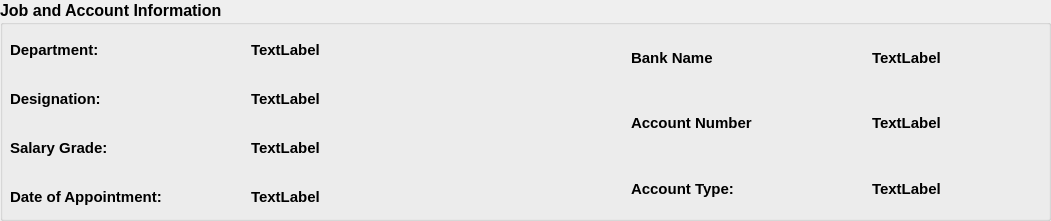
              <widget class="QGroupBox" name="groupBox_9">
               <property name="geometry">
                <rect>
                 <x>10</x>
                 <y>360</y>
                 <width>1051</width>
                 <height>221</height>
                </rect>
               </property>
               <property name="font">
                <font>
                 <pointsize>12</pointsize>
                 <weight>75</weight>
                 <bold>true</bold>
                </font>
               </property>
               <property name="title">
                <string>Job and Account Information</string>
               </property>
               <widget class="QWidget" name="layoutWidget_4">
                <property name="geometry">
                 <rect>
                  <x>10</x>
                  <y>20</y>
                  <width>931</width>
                  <height>191</height>
                 </rect>
                </property>
                <layout class="QGridLayout" name="gridLayout_31">
                 <property name="topMargin">
                  <number>15</number>
                 </property>
                 <property name="verticalSpacing">
                  <number>20</number>
                 </property>
                 <item row="0" column="0">
                  <layout class="QHBoxLayout" name="horizontalLayout_9">
                   <item>
                    <layout class="QVBoxLayout" name="verticalLayout_11">
                     <property name="spacing">
                      <number>20</number>
                     </property>
                     <item>
                      <layout class="QHBoxLayout" name="horizontalLayout_37">
                       <item>
                        <widget class="QLabel" name="label_114">
                         <property name="font">
                          <font>
                           <pointsize>11</pointsize>
                          </font>
                         </property>
                         <property name="text">
                          <string>Department:</string>
                         </property>
                        </widget>
                       </item>
                       <item>
                        <spacer name="horizontalSpacer_46">
                         <property name="orientation">
                          <enum>Qt::Horizontal</enum>
                         </property>
                         <property name="sizeHint" stdset="0">
                          <size>
                           <width>28</width>
                           <height>20</height>
                          </size>
                         </property>
                        </spacer>
                       </item>
                       <item>
                        <widget class="QLabel" name="profDeptLbl">
                         <property name="font">
                          <font>
                           <pointsize>11</pointsize>
                          </font>
                         </property>
                         <property name="text">
                          <string>TextLabel</string>
                         </property>
                        </widget>
                       </item>
                      </layout>
                     </item>
                     <item>
                      <layout class="QHBoxLayout" name="horizontalLayout_38">
                       <item>
                        <widget class="QLabel" name="label_116">
                         <property name="font">
                          <font>
                           <pointsize>11</pointsize>
                          </font>
                         </property>
                         <property name="text">
                          <string>Designation:</string>
                         </property>
                        </widget>
                       </item>
                       <item>
                        <spacer name="horizontalSpacer_47">
                         <property name="orientation">
                          <enum>Qt::Horizontal</enum>
                         </property>
                         <property name="sizeHint" stdset="0">
                          <size>
                           <width>28</width>
                           <height>20</height>
                          </size>
                         </property>
                        </spacer>
                       </item>
                       <item>
                        <widget class="QLabel" name="profDesignationLbl">
                         <property name="font">
                          <font>
                           <pointsize>11</pointsize>
                          </font>
                         </property>
                         <property name="text">
                          <string>TextLabel</string>
                         </property>
                        </widget>
                       </item>
                      </layout>
                     </item>
                     <item>
                      <layout class="QHBoxLayout" name="horizontalLayout_39">
                       <item>
                        <widget class="QLabel" name="label_118">
                         <property name="font">
                          <font>
                           <pointsize>11</pointsize>
                          </font>
                         </property>
                         <property name="text">
                          <string>Salary Grade:</string>
                         </property>
                        </widget>
                       </item>
                       <item>
                        <spacer name="horizontalSpacer_48">
                         <property name="orientation">
                          <enum>Qt::Horizontal</enum>
                         </property>
                         <property name="sizeHint" stdset="0">
                          <size>
                           <width>28</width>
                           <height>20</height>
                          </size>
                         </property>
                        </spacer>
                       </item>
                       <item>
                        <widget class="QLabel" name="profSalaryGradeLbl">
                         <property name="font">
                          <font>
                           <pointsize>11</pointsize>
                          </font>
                         </property>
                         <property name="text">
                          <string>TextLabel</string>
                         </property>
                        </widget>
                       </item>
                      </layout>
                     </item>
                     <item>
                      <layout class="QHBoxLayout" name="horizontalLayout_40">
                       <item>
                        <widget class="QLabel" name="label_120">
                         <property name="font">
                          <font>
                           <pointsize>11</pointsize>
                          </font>
                         </property>
                         <property name="text">
                          <string>Date of Appointment:</string>
                         </property>
                        </widget>
                       </item>
                       <item>
                        <spacer name="horizontalSpacer_49">
                         <property name="orientation">
                          <enum>Qt::Horizontal</enum>
                         </property>
                         <property name="sizeHint" stdset="0">
                          <size>
                           <width>28</width>
                           <height>20</height>
                          </size>
                         </property>
                        </spacer>
                       </item>
                       <item>
                        <widget class="QLabel" name="profDoaLbl">
                         <property name="font">
                          <font>
                           <pointsize>11</pointsize>
                          </font>
                         </property>
                         <property name="text">
                          <string>TextLabel</string>
                         </property>
                        </widget>
                       </item>
                      </layout>
                     </item>
                    </layout>
                   </item>
                   <item>
                    <spacer name="horizontalSpacer_18">
                     <property name="orientation">
                      <enum>Qt::Horizontal</enum>
                     </property>
                     <property name="sizeHint" stdset="0">
                      <size>
                       <width>168</width>
                       <height>20</height>
                      </size>
                     </property>
                    </spacer>
                   </item>
                   <item>
                    <layout class="QVBoxLayout" name="verticalLayout_12">
                     <property name="spacing">
                      <number>20</number>
                     </property>
                     <item>
                      <layout class="QHBoxLayout" name="horizontalLayout_42">
                       <item>
                        <widget class="QLabel" name="label_124">
                         <property name="font">
                          <font>
                           <pointsize>11</pointsize>
                          </font>
                         </property>
                         <property name="text">
                          <string>Bank Name</string>
                         </property>
                        </widget>
                       </item>
                       <item>
                        <spacer name="horizontalSpacer_51">
                         <property name="orientation">
                          <enum>Qt::Horizontal</enum>
                         </property>
                         <property name="sizeHint" stdset="0">
                          <size>
                           <width>28</width>
                           <height>20</height>
                          </size>
                         </property>
                        </spacer>
                       </item>
                       <item>
                        <widget class="QLabel" name="profBankNameLbl">
                         <property name="font">
                          <font>
                           <pointsize>11</pointsize>
                          </font>
                         </property>
                         <property name="text">
                          <string>TextLabel</string>
                         </property>
                        </widget>
                       </item>
                      </layout>
                     </item>
                     <item>
                      <layout class="QHBoxLayout" name="horizontalLayout_43">
                       <item>
                        <widget class="QLabel" name="label_126">
                         <property name="font">
                          <font>
                           <pointsize>11</pointsize>
                          </font>
                         </property>
                         <property name="text">
                          <string>Account Number</string>
                         </property>
                        </widget>
                       </item>
                       <item>
                        <spacer name="horizontalSpacer_52">
                         <property name="orientation">
                          <enum>Qt::Horizontal</enum>
                         </property>
                         <property name="sizeHint" stdset="0">
                          <size>
                           <width>28</width>
                           <height>20</height>
                          </size>
                         </property>
                        </spacer>
                       </item>
                       <item>
                        <widget class="QLabel" name="profAccountNoLbl">
                         <property name="font">
                          <font>
                           <pointsize>11</pointsize>
                          </font>
                         </property>
                         <property name="text">
                          <string>TextLabel</string>
                         </property>
                        </widget>
                       </item>
                      </layout>
                     </item>
                     <item>
                      <layout class="QHBoxLayout" name="horizontalLayout_44">
                       <item>
                        <widget class="QLabel" name="label_128">
                         <property name="font">
                          <font>
                           <pointsize>11</pointsize>
                          </font>
                         </property>
                         <property name="text">
                          <string>Account Type:</string>
                         </property>
                        </widget>
                       </item>
                       <item>
                        <spacer name="horizontalSpacer_53">
                         <property name="orientation">
                          <enum>Qt::Horizontal</enum>
                         </property>
                         <property name="sizeHint" stdset="0">
                          <size>
                           <width>28</width>
                           <height>20</height>
                          </size>
                         </property>
                        </spacer>
                       </item>
                       <item>
                        <widget class="QLabel" name="profAccountTypeLbl">
                         <property name="font">
                          <font>
                           <pointsize>11</pointsize>
                          </font>
                         </property>
                         <property name="text">
                          <string>TextLabel</string>
                         </property>
                        </widget>
                       </item>
                      </layout>
                     </item>
                    </layout>
                   </item>
                  </layout>
                 </item>
                </layout>
               </widget>
              </widget>
